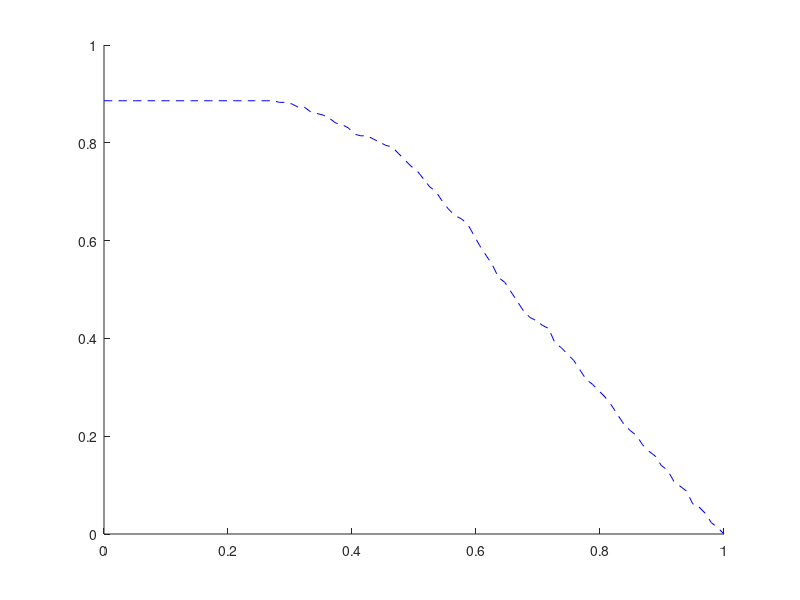

Reproduce this figure in MATLAB.
A1 =  load('convergencefromdata1.txt'); 
%A2 =  load('mincomplementariedad.txt'); 
%A3 =  load('maxcomplementariedad.txt'); 
hold on
plot(A1(:,1),A1(:,2),'b--');
hold on
%plot(A2(:,1),A2(:,2),'k--');
%hold on
%plot(A3(:,1),A3(:,2),'k--');
%xlabel(('Complementarity Threshold'),"fontsize",12)
%ylabel('Proportion Complementarity',"fontsize",12)
%print -color -F:12 complementarity.eps
